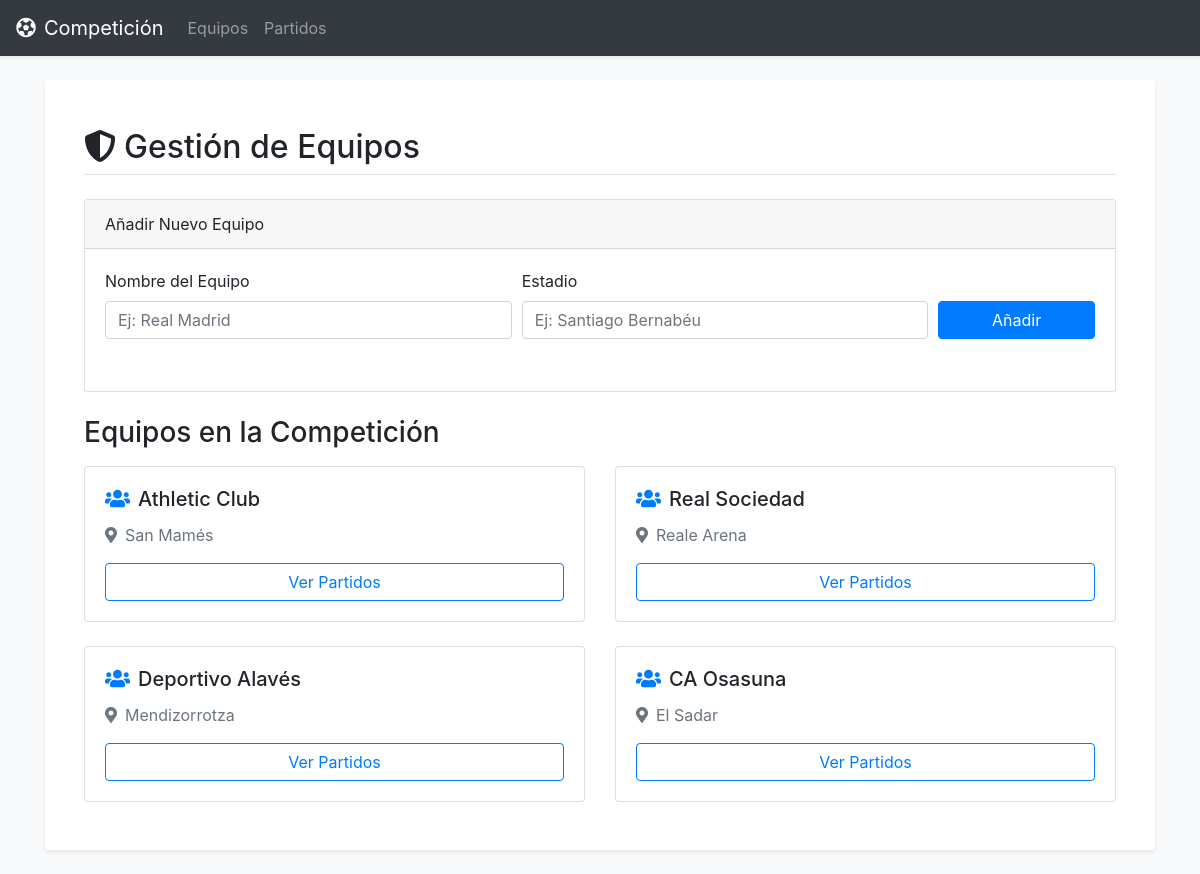
Page /app/teams.php on the committed database.
### tables this page shows
CREATE TABLE IF NOT EXISTS `Equipo` (
    `id` INT AUTO_INCREMENT PRIMARY KEY,
    `nombre` VARCHAR(100) NOT NULL UNIQUE,
    `estadio` VARCHAR(100) NOT NULL
);

### persistence/conf/PersistentManager.php (called while the page is built, shortened)
<?php
class PersistentManager {
    private static $instance = null;
    private static $connection = null;
    private $userBD = "";
    private $psswdBD = "";
    private $nameBD = "";
    private $hostBD = "";
    public static function getInstance() {
        if (!self::$instance instanceof self) {
            self::$instance = new self;
        }
        return self::$instance;
    }
    private function __construct() {
        PersistentManager::$connection = mysqli_connect($this->hostBD, $this->userBD, $this->psswdBD, $this->nameBD)
                or die("Could not connect to db: " . mysqli_connect_error());
        mysqli_query(PersistentManager::$connection, "SET NAMES 'utf8'");
    }
    private function establishCredentials() {
        $dir = __DIR__;
    }
    function get_connection() {
        return PersistentManager::$connection;
    }
}
?>

### persistence/DAO/GenericDAO.php (called while the page is built, shortened)
<?php
require_once __DIR__ . '/../conf/PersistentManager.php';
abstract class GenericDAO {
  public function __construct() {
    $this->conn = PersistentManager::getInstance()->get_connection();
  }
}

### persistence/DAO/TeamDAO.php (called while the page is built, shortened)
<?php
require_once 'GenericDAO.php';
class TeamDAO extends GenericDAO {
    public function selectAll() {
        $query = "SELECT id, nombre, estadio FROM " . self::TEAM_TABLE;
        $result = mysqli_query($this->conn, $query);
        $teams = mysqli_fetch_all($result, MYSQLI_ASSOC);
        return $teams;
    }
}
?>

### app/teams.php (the view, shortened to what this page needs)
<?php
require_once __DIR__ . '/../templates/header.php';
require_once __DIR__ . '/../persistence/DAO/TeamDAO.php';
$teamDAO = new TeamDAO();
$teams = $teamDAO->selectAll();
?>
<div class="container mt-4">
    <h2 class="mb-4 border-bottom pb-2"><i class="fas fa-shield-alt mr-2"></i>Gestión de Equipos</h2>
    <div class="card mb-4">
        <div class="card-header">
            Añadir Nuevo Equipo
        </div>
        <div class="card-body">
            <form method="POST" action="teams.php">
                <div class="form-row align-items-end">
                    <div class="form-group col-md-5">
                        <label for="name">Nombre del Equipo</label>
                        <input type="text" class="form-control" id="name" name="name" placeholder="Ej: Real Madrid" required>
                    </div>
                    <div class="form-group col-md-5">
                        <label for="stadium">Estadio</label>
                        <input type="text" class="form-control" id="stadium" name="stadium" placeholder="Ej: Santiago Bernabéu" required>
                    </div>
                    <div class="form-group col-md-2">
                        <button type="submit" name="add_team" class="btn btn-primary w-100">Añadir</button>
                    </div>
                </div>
            </form>
        </div>
    </div>
    <h3 class="mb-3">Equipos en la Competición</h3>
    <div class="row">
        <?php if (!empty($teams)): ?>
            <?php foreach ($teams as $team): ?>
                <div class="col-md-6 mb-4">
                    <div class="card h-100">
                        <div class="card-body d-flex flex-column">
                            <h5 class="card-title"><i class="fas fa-users mr-2 text-primary"></i><?= htmlspecialchars($team['nombre']) ?></h5>
                            <p class="card-text text-muted flex-grow-1"><i class="fas fa-map-marker-alt mr-2"></i><?= htmlspecialchars($team['estadio']) ?></p>
                            <a href="/<?= $urlApp ?>app/team_matches.php?id=<?= htmlspecialchars($team['id']) ?>" class="btn btn-outline-primary mt-auto">Ver Partidos</a>
                        </div>
                    </div>
                </div>
            <?php endforeach; ?>
        <?php else: ?>
            <p class="text-center text-muted">No hay equipos registrados todavía. ¡Añade el primero!</p>
        <?php endif; ?>
    </div>
    </main>
</div>
</body>
</html>

### rows in the picture
equipo: nombre "Athletic Club", estadio "San Mamés"
equipo: nombre "Real Sociedad", estadio "Reale Arena"
equipo: nombre "Deportivo Alavés", estadio "Mendizorrotza"
equipo: nombre "CA Osasuna", estadio "El Sadar"
